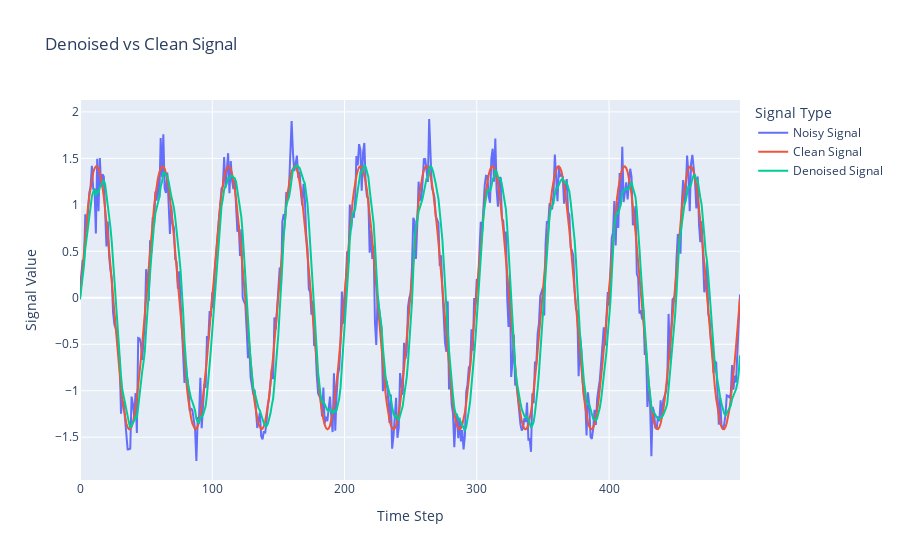

Notebook source saved alongside this figure:
### Code cell
import numpy as np
import torch
import plotly.graph_objects as go

# 模拟信号
sequence_length = 500

# linspace(start, stop, num=50)
clean_signal = np.sin(np.linspace(0, 2 * np.pi * 10, sequence_length)).astype(np.float32)  # 模拟正弦波干净信号
clean_signal = (clean_signal - clean_signal.mean()) / clean_signal.std()
print("clean_signal shape:", clean_signal.shape)
noise = np.random.normal(0, 0.2, sequence_length).astype(np.float32)  # 添加噪声
noisy_signal = clean_signal + noise  # 噪声信号
noisy_signal = (noisy_signal - noisy_signal.mean()) / noisy_signal.std()
print("noisy_signal shape:", noisy_signal.shape)

# 转换为 PyTorch 张量
noisy_signal_tensor = torch.from_numpy(noisy_signal).unsqueeze(1).unsqueeze(0)  # (1, sequence_length, 1)
print("noisy_signal_tensor shape:", noisy_signal_tensor.shape)

# 加载模型
device = torch.device("cuda" if torch.cuda.is_available() else "cpu")
print("Training on:", device)

# 假设你有一个定义好的模型类
model = LSTMDenoiser(input_size=1, hidden_size=128, num_layers=2)
model.to(device)

# 加载已训练的模型权重
checkpoint = torch.load("models/best_model.pth", map_location=device)
model.load_state_dict(checkpoint['model_state_dict'])
model.eval()  # 设置模型为评估模式

# 预测降噪结果
with torch.no_grad():
    denoised_signal = model(noisy_signal_tensor.to(device))  # 模型输出 (batch_size, sequence_length, input_size)
    print("denoised_signal shape:", denoised_signal.shape)
    
# 绘制对比图
fig3 = go.Figure()

fig3.add_trace(go.Scatter(y=noisy_signal, mode='lines', name='Noisy Signal'))  # 噪声信号
fig3.add_trace(go.Scatter(y=clean_signal, mode='lines', name='Clean Signal'))  # 干净信号
fig3.add_trace(go.Scatter(y=denoised_signal.squeeze().cpu().numpy(), mode='lines', name='Denoised Signal'))  # 去噪信号

# 更新布局
fig3.update_layout(
    title='Denoised vs Clean Signal',
    xaxis_title='Time Step',
    yaxis_title='Signal Value',
    legend_title='Signal Type'
)

# 显示图表
fig3.show()

### Figure 1 — Plotly figure (JSON) as saved in the notebook; plotly's stock layout.template omitted (floating-point values rounded to 4 significant figures; data arrays with more than 128 entries replaced by an {"elided": "..."} marker saying what was removed)
{"data": [{"mode": "lines", "name": "Noisy Signal", "type": "scatter", "y": {"elided": "500 float values"}}, {"mode": "lines", "name": "Clean Signal", "type": "scatter", "y": {"elided": "500 float values"}}, {"mode": "lines", "name": "Denoised Signal", "type": "scatter", "y": {"elided": "500 float values"}}], "layout": {"legend": {"title": {"text": "Signal Type"}}, "title": {"text": "Denoised vs Clean Signal"}, "xaxis": {"title": {"text": "Time Step"}}, "yaxis": {"title": {"text": "Signal Value"}}}}
